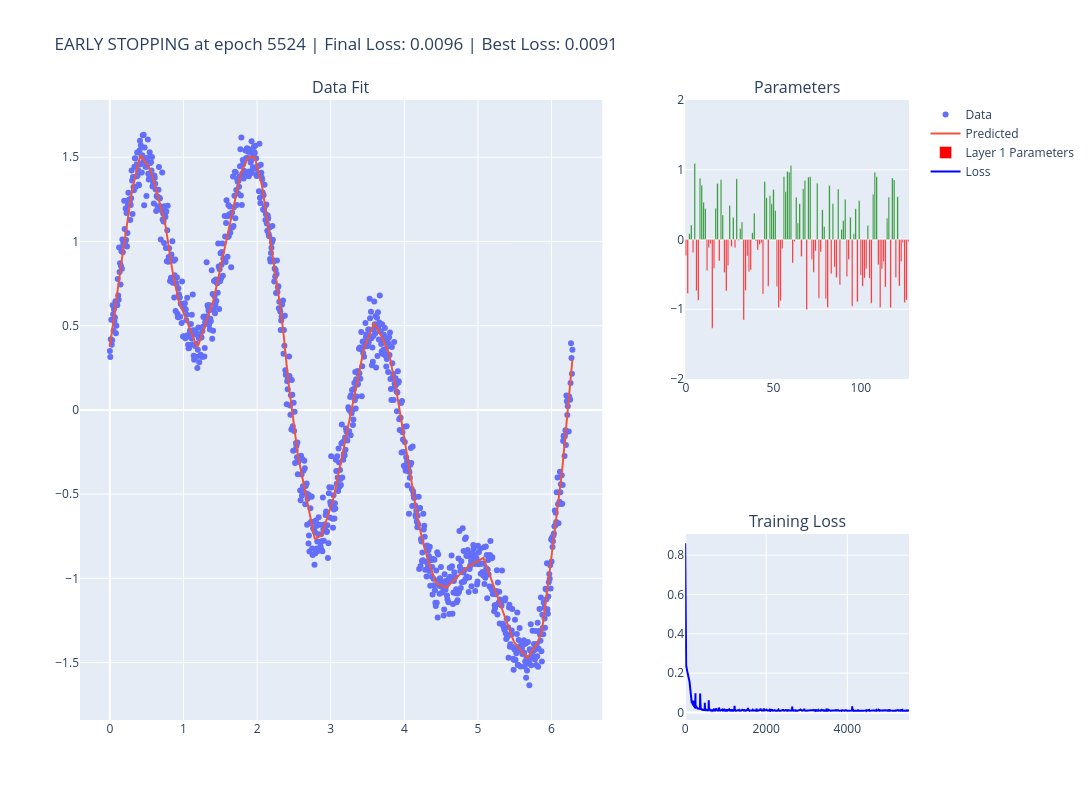

Notebook cell for this chart:
### Code cell
# Overfit prevented with significant data + early stopping
# Run this cell multiple times to toggle between states
# First run: shows all parameters as 0
# Second run: performs gradient descent
# Third run: resets to 0, etc.

import os

# Toggle state using an environment variable
state_file = '/tmp/nn3_toggle_state.txt'
if os.path.exists(state_file):
    with open(state_file, 'r') as f:
        current_state = int(f.read().strip())
else:
    current_state = 0

# Toggle to next state
next_state = 1 - current_state
with open(state_file, 'w') as f:
    f.write(str(next_state))

# Overfitting-prone neural network
class OverfitNet(nn.Module):
    def __init__(self):
        super(OverfitNet, self).__init__()
        self.fc1 = nn.Linear(1, 64)
        self.fc2 = nn.Linear(64, 128)
        self.fc3 = nn.Linear(128, 128)
        self.fc4 = nn.Linear(128, 64)
        self.fc5 = nn.Linear(64, 1)

    def forward(self, x):
        x = torch.relu(self.fc1(x))
        x = torch.relu(self.fc2(x))
        x = torch.relu(self.fc3(x))
        x = torch.relu(self.fc4(x))
        return self.fc5(x)

model = OverfitNet()

if current_state == 0:
    model = OverfitNet()  # a fresh, untrained network
    # STATE 0: Show all parameters as zero
    with torch.no_grad():
        for param in model.parameters():
            param.zero_()
    
    # Create visualization with zero parameters
    trace_data = go.Scatter(x=xr, y=yr, mode='markers', name='Data')
    trace_fit = go.Scatter(
        x=xr,
        y=model(xr_normalized).detach().numpy().flatten(),
        mode='lines',
        name='Predicted'
    )
    
    parameter_values = flatten_tensors(list(model.parameters()))
    colors = ['red' if val < 0 else 'green' for val in parameter_values]
    trace_parameters = go.Bar(
        x=list(range(len(parameter_values))), 
        y=parameter_values,
        name='Parameters',
        marker_color=colors
    )
    
    trace_loss = go.Scatter(
        x=[0],
        y=[0],
        mode='lines',
        name='Loss',
        line=dict(color='blue')
    )
    
    fig = make_subplots(
        rows=2, cols=2, 
        column_widths=[0.7, 0.3],
        row_heights=[0.6, 0.4],
        subplot_titles=('Data Fit', 'Parameters', 'Training Loss'),
        specs=[[{"rowspan": 2}, {}],
               [None, {}]]
    )
    
    fig.add_trace(trace_data, row=1, col=1)
    fig.add_trace(trace_fit, row=1, col=1)
    fig.add_trace(trace_parameters, row=1, col=2)
    fig.add_trace(trace_loss, row=2, col=2)
    
    fig.update_yaxes(range=[-2, 2], row=1, col=2)
    fig.update_xaxes(row=1, col=1)
    fig.update_xaxes(row=1, col=2)
    fig.update_xaxes(row=2, col=2)
    fig.update_yaxes(row=1, col=1)
    fig.update_yaxes(row=1, col=2)
    fig.update_yaxes(range=[0, None], row=2, col=2)
    
    fig.update_layout(
        title='Parameters Initialized to Zero - Run again to train', 
        width=1400, 
        height=800,
        showlegend=True
    )
    
    fig.show()

else:
    # STATE 1: Perform gradient descent with early stopping
    model = OverfitNet()
    criterion = nn.MSELoss()
    optimizer = optim.Adam(model.parameters(), lr=0.003)
    
    num_epochs = 10000
    losses = []
    
    # Early stopping parameters
    patience = 500  # Stop if no improvement for this many epochs
    min_delta = 1e-6  # Minimum change to count as improvement
    best_loss = float('inf')
    epochs_without_improvement = 0
    best_model_state = None
    stopped_early = False
    
    for epoch in range(num_epochs):
        optimizer.zero_grad()
        outputs = model(xr_normalized)
        loss = criterion(outputs, yr_tensor)
        loss.backward()
        optimizer.step()
        
        current_loss = loss.item()
        losses.append(current_loss)
        
        # Early stopping check
        if current_loss < best_loss - min_delta:
            best_loss = current_loss
            epochs_without_improvement = 0
            best_model_state = {k: v.clone() for k, v in model.state_dict().items()}
        else:
            epochs_without_improvement += 1
        
        if epochs_without_improvement >= patience:
            stopped_early = True
            # Restore best model
            if best_model_state is not None:
                model.load_state_dict(best_model_state)
            break

        if epoch == 0 or (epoch+1) % 200 == 0:
            clear_output(wait=True)
            
            trace_data = go.Scatter(x=xr, y=yr, mode='markers', name='Data')
            
            # Dense x for plotting
            x_plot = np.linspace(xr.min(), xr.max(), 500)
            x_plot_tensor = torch.tensor(x_plot, dtype=torch.float32)
            x_plot_normalized = ((x_plot_tensor - xr_min) / (xr_max - xr_min)).unsqueeze(1)

            trace_fit_updated = go.Scatter(
                x=x_plot,
                y=model(x_plot_normalized).detach().numpy().flatten(),
                mode='lines',
                name='Predicted'
            )
            
            first_layer_params = torch.cat([model.fc1.weight.flatten(), model.fc1.bias]).detach().numpy()
            trace_parameters = go.Bar(
                x=list(range(len(first_layer_params))),
                y=first_layer_params,
                name='Layer 1 Parameters',
                marker_color=['red' if v < 0 else 'green' for v in first_layer_params]
            )
            
            trace_loss = go.Scatter(
                x=list(range(len(losses))),
                y=losses,
                mode='lines',
                name='Loss',
                line=dict(color='blue')
            )
            
            fig = make_subplots(
                rows=2, cols=2, 
                column_widths=[0.7, 0.3],
                row_heights=[0.6, 0.4],
                subplot_titles=('Data Fit', 'Parameters', 'Training Loss'),
                specs=[[{"rowspan": 2}, {}],
                       [None, {}]]
            )
            
            fig.add_trace(trace_data, row=1, col=1)
            fig.add_trace(trace_fit_updated, row=1, col=1)
            fig.add_trace(trace_parameters, row=1, col=2)
            fig.add_trace(trace_loss, row=2, col=2)

            fig.update_yaxes(range=[-2, 2], row=1, col=2)
            fig.update_xaxes(row=1, col=1)
            fig.update_xaxes(row=1, col=2)
            fig.update_xaxes(row=2, col=2)
            fig.update_yaxes(row=1, col=1)
            fig.update_yaxes(row=1, col=2)
            fig.update_yaxes(range=[0, None], row=2, col=2)

            fig.update_layout(
                title=f'Epoch {epoch+1}/{num_epochs}, Loss: {current_loss:.4f} (Best: {best_loss:.4f}, Patience: {patience - epochs_without_improvement})', 
                width=1400, 
                height=800,
                showlegend=True
            )
            
            fig.show()
    
    # Final visualization after training completes
    clear_output(wait=True)
    
    trace_data = go.Scatter(x=xr, y=yr, mode='markers', name='Data')
    x_plot = np.linspace(xr.min(), xr.max(), 500)
    x_plot_tensor = torch.tensor(x_plot, dtype=torch.float32)
    x_plot_normalized = ((x_plot_tensor - xr_min) / (xr_max - xr_min)).unsqueeze(1)
    
    trace_fit_updated = go.Scatter(
        x=x_plot,
        y=model(x_plot_normalized).detach().numpy().flatten(),
        mode='lines',
        name='Predicted'
    )
    
    first_layer_params = torch.cat([model.fc1.weight.flatten(), model.fc1.bias]).detach().numpy()
    trace_parameters = go.Bar(
        x=list(range(len(first_layer_params))),
        y=first_layer_params,
        name='Layer 1 Parameters',
        marker_color=['red' if v < 0 else 'green' for v in first_layer_params]
    )
    
    trace_loss = go.Scatter(
        x=list(range(len(losses))),
        y=losses,
        mode='lines',
        name='Loss',
        line=dict(color='blue')
    )
    
    fig = make_subplots(
        rows=2, cols=2, 
        column_widths=[0.7, 0.3],
        row_heights=[0.6, 0.4],
        subplot_titles=('Data Fit', 'Parameters', 'Training Loss'),
        specs=[[{"rowspan": 2}, {}],
               [None, {}]]
    )
    
    fig.add_trace(trace_data, row=1, col=1)
    fig.add_trace(trace_fit_updated, row=1, col=1)
    fig.add_trace(trace_parameters, row=1, col=2)
    fig.add_trace(trace_loss, row=2, col=2)

    fig.update_yaxes(range=[-2, 2], row=1, col=2)
    fig.update_yaxes(range=[0, None], row=2, col=2)

    status = f"EARLY STOPPING at epoch {len(losses)}" if stopped_early else f"Completed {num_epochs} epochs"
    fig.update_layout(
        title=f'{status} | Final Loss: {losses[-1]:.4f} | Best Loss: {best_loss:.4f}', 
        width=1400, 
        height=800,
        showlegend=True
    )
    
    fig.show()

### Figure 1 — Plotly figure (JSON) as saved in the notebook; plotly's stock layout.template omitted (floating-point values rounded to 4 significant figures; data arrays with more than 128 entries replaced by an {"elided": "..."} marker saying what was removed)
{"data": [{"mode": "markers", "name": "Data", "type": "scatter", "x": {"elided": "1000 float values"}, "xaxis": "x", "y": {"elided": "1000 float values"}, "yaxis": "y"}, {"mode": "lines", "name": "Predicted", "type": "scatter", "x": {"elided": "500 float values"}, "xaxis": "x", "y": {"elided": "500 float values"}, "yaxis": "y"}, {"marker": {"color": ["red", "red", "green", "green", "red", "green", "red", "red", "green", "green", "green", "green", "red", "red", "red", "red", "red", "green", "green", "red", "green", "green", "red", "red", "red", "green", "red", "green", "red", "green", "red", "green", "green", "red", "red", "red", "red", "red", "green", "green", "red", "red", "red", "red", "red", "green", "green", "red", "green", "green", "green", "green", "red", "red", "red", "red", "green", "green", "green", "green", "green", "red", "red", "green", "green", "green", "red", "green", "green", "red", "green", "green", "red", "red", "red", "green", "red", "red", "green", "green", "red", "red", "green", "red", "green", "red", "red", "green", "red", "green", "green", "green", "red", "red", "green", "red", "green", "green", "red", "green", "red", "red", "red", "red", "green", "red", "red", "green", "green", "green", "red", "red", "red", "red", "red", "green", "green", "red", "green", "green", "red", "green", "red", "red", "red", "red", "red", "red"]}, "name": "Layer 1 Parameters", "type": "bar", "x": [0, 1, 2, 3, 4, 5, 6, 7, 8, 9, 10, 11, 12, 13, 14, 15, 16, 17, 18, 19, 20, 21, 22, 23, 24, 25, 26, 27, 28, 29, 30, 31, 32, 33, 34, 35, 36, 37, 38, 39, 40, 41, 42, 43, 44, 45, 46, 47, 48, 49, 50, 51, 52, 53, 54, 55, 56, 57, 58, 59, 60, 61, 62, 63, 64, 65, 66, 67, 68, 69, 70, 71, 72, 73, 74, 75, 76, 77, 78, 79, 80, 81, 82, 83, 84, 85, 86, 87, 88, 89, 90, 91, 92, 93, 94, 95, 96, 97, 98, 99, 100, 101, 102, 103, 104, 105, 106, 107, 108, 109, 110, 111, 112, 113, 114, 115, 116, 117, 118, 119, 120, 121, 122, 123, 124, 125, 126, 127], "xaxis": "x2", "y": [-0.2318, -0.7733, 0.08415, 0.2072, -0.187, 1.088, -0.7334, -0.8713, 0.8779, 0.7785, 0.5333, 0.4427, -0.4448, -0.1173, -0.06145, -1.271, -0.4122, 0.4484, 0.803, -0.3085, 0.8583, 0.3521, -0.473, -0.7393, -0.3732, 0.4885, -0.1019, 0.3164, -0.1195, 0.8725, -0.01536, 0.1569, 0.2506, -1.153, -0.7325, -0.2351, -0.462, -0.4363, 0.09706, 0.3766, -0.01997, -0.1488, -0.0726, -0.04954, -0.7813, 0.8317, 0.5986, -0.67, 0.6268, 0.5108, 0.7186, 0.4153, -0.673, -0.9782, -0.8805, -0.1309, 0.9049, 0.6849, 0.9767, 0.9639, 1.06, -0.3377, -0.02877, 0.6059, 0.237, 0.5134, -0.2447, 0.7264, 0.8455, -1.003, 0.8959, 0.8984, -0.2868, -0.4693, -0.1661, 0.8067, -0.8412, -0.1777, 0.4278, 0.187, -0.8492, -0.9743, 0.7724, -0.4908, 0.5139, -0.3956, -0.5437, 0.7252, -0.648, 0.1461, 0.2715, 0.5729, -0.5311, -0.2851, 0.3174, -0.9559, 0.08486, 0.441, -0.892, 0.5607, -0.5141, -0.6706, -0.5515, -0.4205, 0.2008, -0.5563, -0.9126, 0.65, 0.9624, 0.8984, -0.3609, -0.9734, -0.421, -0.3139, -0.6806, 0.3049, 0.607, -0.979, 0.8807, 0.8547, -0.5459, 0.6131, -0.6673, -0.3152, -0.0424, -0.9048, -0.8691, -0.02848], "yaxis": "y2"}, {"line": {"color": "blue"}, "mode": "lines", "name": "Loss", "type": "scatter", "x": {"elided": "5524 int values"}, "xaxis": "x3", "y": {"elided": "5524 float values"}, "yaxis": "y3"}], "layout": {"annotations": [{"font": {"size": 16}, "showarrow": false, "text": "Data Fit", "x": 0.315, "xanchor": "center", "xref": "paper", "y": 1.0, "yanchor": "bottom", "yref": "paper"}, {"font": {"size": 16}, "showarrow": false, "text": "Parameters", "x": 0.865, "xanchor": "center", "xref": "paper", "y": 1.0, "yanchor": "bottom", "yref": "paper"}, {"font": {"size": 16}, "showarrow": false, "text": "Training Loss", "x": 0.865, "xanchor": "center", "xref": "paper", "y": 0.3, "yanchor": "bottom", "yref": "paper"}], "height": 800, "showlegend": true, "title": {"text": "EARLY STOPPING at epoch 5524 | Final Loss: 0.0096 | Best Loss: 0.0091"}, "width": 1400, "xaxis": {"anchor": "y", "domain": [0.0, 0.63]}, "xaxis2": {"anchor": "y2", "domain": [0.73, 1.0]}, "xaxis3": {"anchor": "y3", "domain": [0.73, 1.0]}, "yaxis": {"anchor": "x", "domain": [0.0, 1.0]}, "yaxis2": {"anchor": "x2", "domain": [0.55, 1.0], "range": [-2, 2]}, "yaxis3": {"anchor": "x3", "domain": [0.0, 0.3], "range": [0, null]}}}
